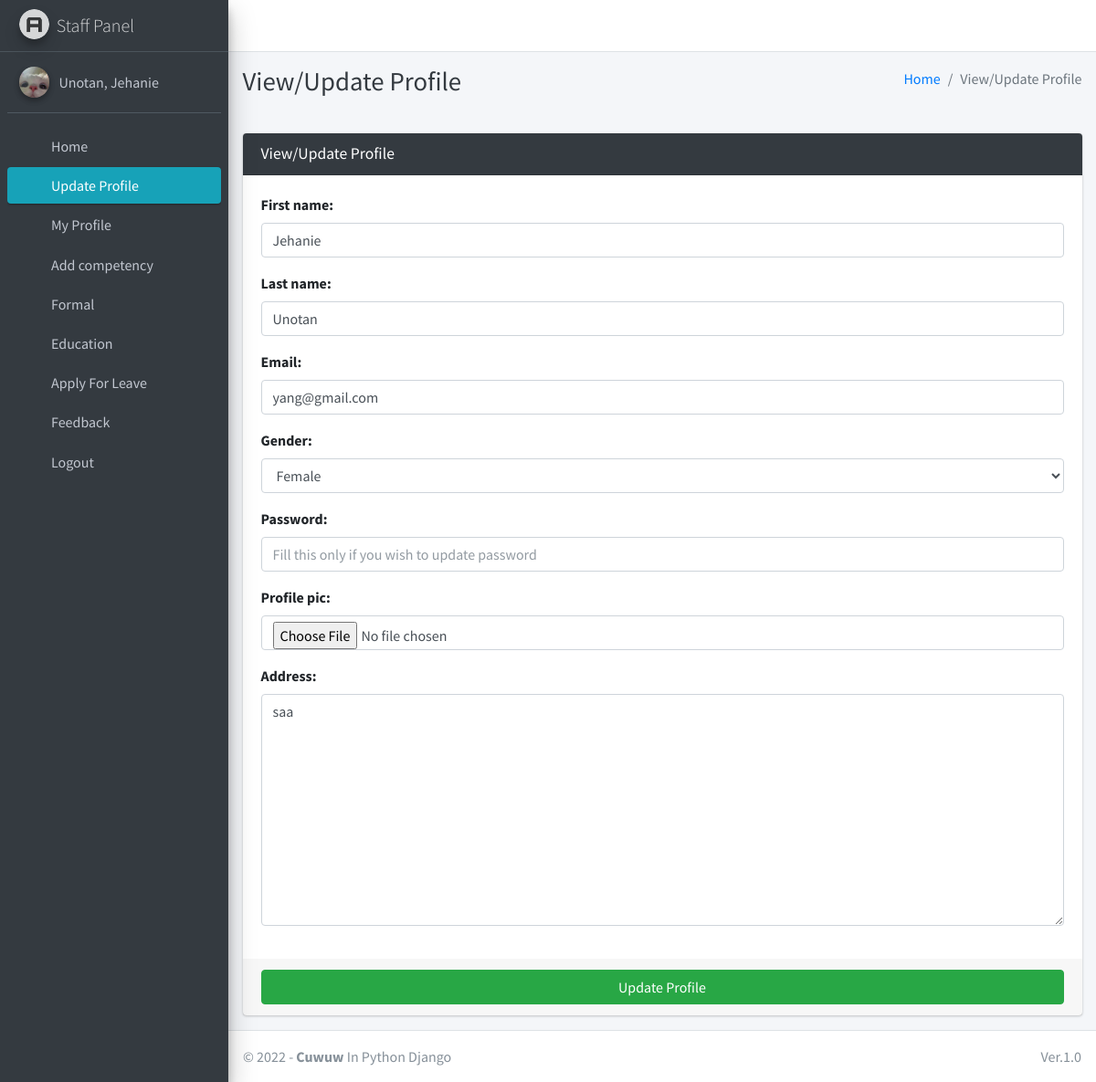
Screenshot of /staff/view/profile/ (signed in) with the database file from the repository.
### main/models.py (models this page shows)
class CustomUser(AbstractUser):
    USER_TYPE = ((1, "HOD"), (2, "Staff"))
    GENDER = [("M", "Male"), ("F", "Female")]
    username = None  # Removed username, using email instead
    email = models.EmailField(unique=True)
    user_type = models.CharField(default=1, choices=USER_TYPE, max_length=1)
    gender = models.CharField(max_length=1, choices=GENDER)
    profile_pic = models.ImageField()
    address = models.CharField(max_length=60)
    fcm_token = models.TextField(default="")  # For firebase notifications
    created_at = models.DateTimeField(auto_now_add=True)
    updated_at = models.DateTimeField(auto_now=True)
    USERNAME_FIELD = "email"
    REQUIRED_FIELDS = []
    objects = CustomUserManager()
    def __str__(self):
        return self.last_name + ", " + self.first_name

### main/staff_views.py (the view, shortened to what this page needs)
# urls.py: path("staff/view/profile/", staff_views.staff_view_profile,
def staff_view_profile(request):
    staff = get_object_or_404(Staff, admin=request.user)
    form = StaffEditForm(request.POST or None, request.FILES or None,instance=staff)
    context = {'form': form, 'page_title': 'View/Update Profile'}
    return render(request, "staff_template/staff_view_profile.html", context)

### main/forms.py
class StaffEditForm(CustomUserForm):
    def __init__(self, *args, **kwargs):
        super(StaffEditForm, self).__init__(*args, **kwargs)
    class Meta(CustomUserForm.Meta):
        model = Staff
        fields = CustomUserForm.Meta.fields

### main/templates/staff_template/staff_view_profile.html (shortened to what this page needs)
{% extends 'main/base.html' %}
{% load static %}
{% block page_title %}{{page_title}}{% endblock page_title %}
{% block content %}
<section class="content">
    <div class="container-fluid">
        <div class="row">
            <div class="col-md-12">
                <div class="card card-dark">
                    <div class="card-header">
                        <h3 class="card-title">{{page_title}}</h3>
                    </div>
                    {% include "main/form_template.html" with messages=messages  form=form button_text="Update Profile"%}
                </div>
            </div>
        </div>
    </div>
</section>
{% endblock content %}

### main/templates/main/sidebar_template.html (shortened to what this page needs)
{% load static %}
<aside class="main-sidebar sidebar-dark-info elevation-4">
    {% if request.user.user_type == '1' %}
    <a href="{% url 'admin_home' %}" class="brand-link">
        <img src="{% static 'dist/img/cmsl.png' %} " alt="AdminLTE Logo"
            class="brand-image img-circle elevation-3" >
        <span class="brand-text font-weight-light">Admin Panel</span>
    </a>
    <div class="sidebar">
        <div class="user-panel mt-3 pb-3 mb-3 d-flex">
            <div class="image">
                <img src="{{ request.user.profile_pic}}" class="img-circle elevation-2" alt="User Image">
            </div>
            <div class="info">
                <a href="#" class="d-block">{{user}}</a>
            </div>
        </div>
        <nav class="mt-2">
            <ul class="nav nav-pills nav-sidebar flex-column" data-widget="treeview" role="menu" data-accordion="false">
                <li class="nav-item">
                    {% url 'admin_home' as admin_home %}
                    <a href="{{admin_home}}" class="nav-link {% if admin_home == request.path %} active {% endif %}">
                        <i class="nav-icon fas fa-home"></i>
                        <p>
                            Home
                        </p>
                    </a>
                </li>
                <li class="nav-item">
                    {% url 'admin_view_profile' as admin_view_profile %}
                    <a href="{{admin_view_profile}}"
                        class="nav-link {% if admin_view_profile == request.path %} active {% endif %}">
                        <i class="nav-icon fas fa-address-card"></i>
                        <p>
                            Update Profile
                        </p>
                    </a>
                </li>
 <li class="nav-item has-treeview">
                    <a href="#" class="nav-link">
                        <i class="nav-icon fas fa-book"></i>
                        <p>
                            Staff
                            <i class="fas fa-angle-left right"></i>
                        </p>
                    </a>
                    <ul class="nav nav-treeview">
                         <li class="nav-item">
                    {% url 'add_staff' as add_staff %}
                    <a href="{{add_staff}}" class="nav-link {% if add_staff == request.path %} active {% endif %}">
                        <i class="nav-icon fas fa-user-plus"></i>
                        <p>
                            Add Staff
                        </p>
                    </a>
                </li>
                         <li class="nav-item">
                    {% url 'manage_staff' as manage_staff %}
                    {% url 'edit_staff' staff_id as edit_staff %}
                    <a href="{{manage_staff}}"
                        class="nav-link {% if manage_staff == request.path or request.path == edit_staff %} active {% endif %}">
                        <i class="nav-icon fas fa-th"></i>
                        <p>
                            Manage Staff
                        </p>
                    </a>
                </li>
                    </ul>
 <li class="nav-item">
                    {% url 'view_staff_competency_journal' as view_staff_competency_journal %}
                    <a href="{{view_staff_competency_journal}}"
                        class="nav-link {% if view_staff_competency_journal == request.path %} active {% endif %}">
                        <i class="nav-icon fas fa-address-card"></i>
                        <p>
                            Staff competency
                        </p>
                    </a>
                </li>
                <li class="nav-item">
                    {% url 'view_staff_leave' as view_staff_leave %}
                    <a href="{{view_staff_leave}}"
                        class="nav-link  {% if view_staff_leave == request.path %} active {% endif %}">
                        <i class="nav-icon fas fa-check-double"></i>
                        <p>
                            Staff Leave
                        </p>
                    </a>
                </li>
                  <li class="nav-item">
                                {% url 'staff_feedback_message' as staff_feedback_message %}
                                <a href="{{staff_feedback_message}}"
                                    class="nav-link {% if staff_feedback_message == request.path %} active {% endif %}">
                                    <i class="nav-icon fas fa-comment-alt"></i>
                                    <p>
                                        Feedback
                                    </p>
                                </a>
                            </li>
                {% elif request.user.user_type == '2' %}
                <a href="#" class="brand-link">
                    <img src="{% static 'dist/img/AdminLTELogo.png' %} " alt="AdminLTE Logo"
                        class="brand-image img-circle elevation-3" style="opacity: .8">
                    <span class="brand-text font-weight-light">Staff Panel</span>
                </a>
                <div class="sidebar">
                    <div class="user-panel mt-3 pb-3 mb-3 d-flex">
                        <div class="image">
                            <img src="{{ request.user.profile_pic}}" class="img-circle elevation-2" alt="User Image">
                        </div>
                        <div class="info">
                            <a href="#" class="d-block">{{ user}}</a>
                        </div>
                    </div>
                    <nav class="mt-2">
                        <ul class="nav nav-pills nav-sidebar flex-column" data-widget="treeview" role="menu"
                            data-accordion="false">
                            <li class="nav-item">
                                {% url 'staff_home' as staff_home %}
                                <a href="{{staff_home}}"
                                    class="nav-link {% if staff_home == request.path %} active {% endif %}">
                                    <i class="nav-icon fas fa-home"></i>
                                    <p>
                                        Home
                                    </p>
                                </a>
                            </li>
                            <li class="nav-item">
                                {% url 'staff_view_profile' as staff_view_profile %}
                                <a href="{{staff_view_profile}}"
                                    class="nav-link {% if staff_view_profile == request.path %} active {% endif %}">
                                    <i class="nav-icon fas fa-address-card"></i>
                                    <p>
                                        Update Profile
                                    </p>
                                </a>
                            </li>
                            <li class="nav-item">
                                {% url 'staff_profile' as staff_profile %}
                                <a href="{{staff_profile}}"
                                    class="nav-link {% if staff_profile == request.path %} active {% endif %}">
                                    <i class="nav-icon fas fa-address-card"></i>
                                    <p>
                                        My Profile
                                    </p>
                                </a>
                            </li>
                              <li class="nav-item">
                    {% url 'competency_journal' as competency_journal %}
                    <a href="{{competency_journal}}"
                        class="nav-link {% if admin_view_profile == request.path %} active {% endif %}">
                        <i class="nav-icon fas fa-address-card"></i>
                        <p>
                            Add competency
                        </p>
                    </a>
                </li>
                <li class="nav-item has-treeview">
                    <a href="#" class="nav-link">
                        <i class="nav-icon fas fa-book"></i>
                        <p>
                            Formal
                            <i class="fas fa-angle-left right"></i>
                        </p>
                    </a>
                </li>
                <li class="nav-item has-treeview">
                    <a href="#" class="nav-link">
                        <i class="nav-icon fas fa-book"></i>
                        <p>
                            Education
                            <i class="fas fa-angle-left right"></i>
                        </p>
                    </a>
                </li>
                            <li class="nav-item">
                                {% url 'staff_apply_leave' as staff_apply_leave %}
                                <a href="{{staff_apply_leave}}"
                                    class="nav-link {% if staff_apply_leave == request.path %} active {% endif %}">
                                    <i class="nav-icon fas fa-check"></i>
                                    <p>
                                        Apply For Leave
                                    </p>
                                </a>
                            </li>
                            <li class="nav-item">
                                {% url 'staff_feedback' as staff_feedback %}
                                <a href="{{staff_feedback}}"
                                    class="nav-link {% if staff_feedback == request.path %} active {% endif %}">
                                    <i class="nav-icon fas fa-comment-alt"></i>
                                    <p>
                                        Feedback
                                    </p>
                                </a>
                            </li>
                                        {% endif %}
                                        <li class="nav-item">
                                            <a href="{% url 'user_logout' %}"
                                                onclick="return confirm('Your session would be terminated.\n\nProceed?')"
                                                class="nav-link">
                                                <i class="nav-icon fas fa-power-off"></i>
                                                <p>
                                                    Logout
                                                </p>
                                            </a>
                                        </li>
                                    </ul>
                                </nav>
                            </div>
</aside>

### rows the page displays
CustomUser: user.profile_pic (picture), last_name+first_name "Unotan, Jehanie"

### other values shown
{{ page_title }} "View/Update Profile"
{{ field.label_tag }} "First name:" "Last name:" "Email:" "Gender:" "Password:" "Profile pic:" "Address:"
{{ button_text }} "Update Profile"
